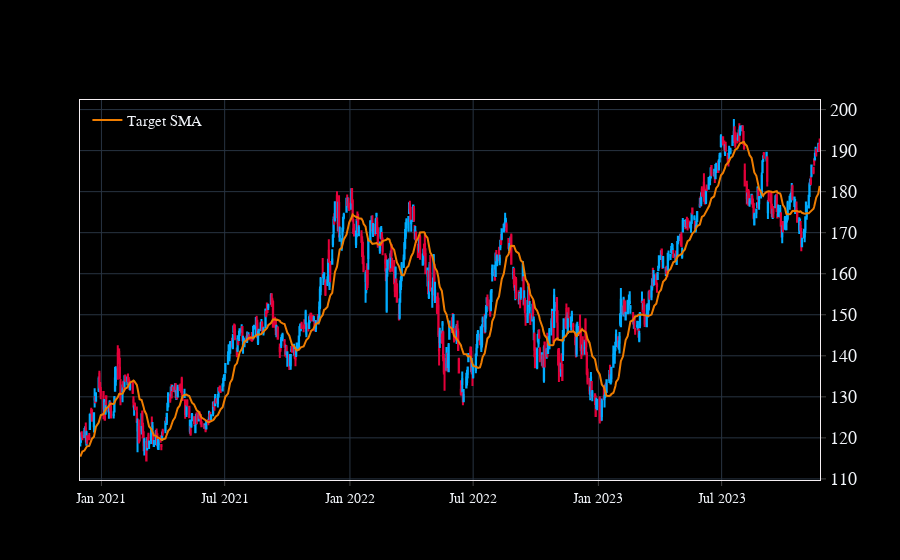

The notebook cell this image was saved under:
### Code cell
fig = go.Figure()


# Creates the Candlestick Chart
fig.add_trace(
    go.Candlestick(
    x=df_plot['date'],
    open=df_plot['Open'],
    high=df_plot['High'],
    low=df_plot['Low'],
    close=df_plot['Close'],   
    showlegend=False,
    )

)

# Adds the SMA
fig.add_trace(
    go.Line(
        x=df_plot['date'],
        y=df_plot['target_sma'],
        name='Target SMA'
    )
        
)

### Figure 1 — Plotly figure (JSON) as saved in the notebook; plotly's stock layout.template omitted (floating-point values rounded to 4 significant figures; data arrays with more than 128 entries replaced by an {"elided": "..."} marker saying what was removed)
{"data": [{"close": {"elided": "750 float values"}, "high": {"elided": "750 float values"}, "low": {"elided": "750 float values"}, "open": {"elided": "750 float values"}, "showlegend": false, "type": "candlestick", "x": {"elided": "750 str values"}}, {"name": "Target SMA", "type": "scatter", "x": {"elided": "750 str values"}, "y": {"elided": "750 float values"}}], "layout": {"autosize": true, "xaxis": {"autorange": true, "range": ["2020-11-30 12:00", "2023-11-22 12:00"], "rangeslider": {"yaxis": {}}, "type": "date"}, "yaxis": {"autorange": true, "range": [109.7, 202.3], "type": "linear"}}}
